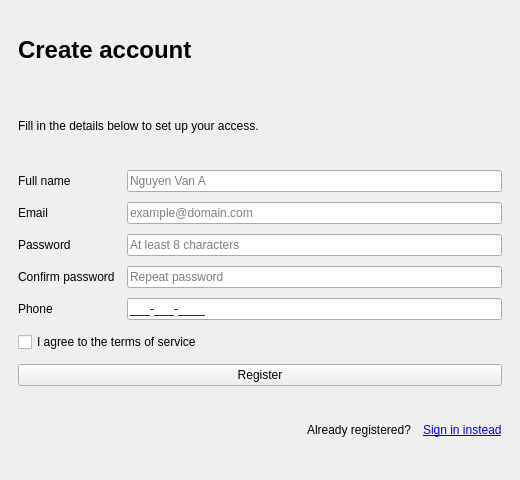
<?xml version="1.0" encoding="UTF-8"?>
<ui version="4.0">
 <class>RegisterPage</class>
 <widget class="QWidget" name="RegisterPage">
  <property name="geometry">
   <rect>
    <x>0</x>
    <y>0</y>
    <width>520</width>
    <height>480</height>
   </rect>
  </property>
  <property name="windowTitle">
   <string>Register</string>
  </property>
  <layout class="QVBoxLayout" name="verticalLayout">
   <property name="leftMargin">
    <number>18</number>
   </property>
   <property name="topMargin">
    <number>18</number>
   </property>
   <property name="rightMargin">
    <number>18</number>
   </property>
   <property name="bottomMargin">
    <number>18</number>
   </property>
   <property name="spacing">
    <number>12</number>
   </property>
   <item>
    <widget class="QLabel" name="registerTitle">
     <property name="font">
      <font>
       <pointsize>18</pointsize>
       <weight>75</weight>
       <bold>true</bold>
      </font>
     </property>
     <property name="text">
      <string>Create account</string>
     </property>
    </widget>
   </item>
   <item>
    <widget class="QLabel" name="registerSubtitle">
     <property name="text">
      <string>Fill in the details below to set up your access.</string>
     </property>
     <property name="wordWrap">
      <bool>true</bool>
     </property>
    </widget>
   </item>
   <item>
    <layout class="QFormLayout" name="formLayout">
     <property name="horizontalSpacing">
      <number>12</number>
     </property>
     <property name="verticalSpacing">
      <number>10</number>
     </property>
     <item row="0" column="0">
      <widget class="QLabel" name="fullNameLabel">
       <property name="text">
        <string>Full name</string>
       </property>
      </widget>
     </item>
     <item row="0" column="1">
      <widget class="QLineEdit" name="fullNameInput">
       <property name="placeholderText">
        <string>Nguyen Van A</string>
       </property>
      </widget>
     </item>
     <item row="1" column="0">
      <widget class="QLabel" name="emailLabel">
       <property name="text">
        <string>Email</string>
       </property>
      </widget>
     </item>
     <item row="1" column="1">
      <widget class="QLineEdit" name="emailInput">
       <property name="placeholderText">
        <string>example@domain.com</string>
       </property>
      </widget>
     </item>
     <item row="2" column="0">
      <widget class="QLabel" name="passwordLabel">
       <property name="text">
        <string>Password</string>
       </property>
      </widget>
     </item>
     <item row="2" column="1">
      <widget class="QLineEdit" name="passwordInput">
       <property name="echoMode">
        <enum>QLineEdit::Password</enum>
       </property>
       <property name="placeholderText">
        <string>At least 8 characters</string>
       </property>
      </widget>
     </item>
     <item row="3" column="0">
      <widget class="QLabel" name="confirmPasswordLabel">
       <property name="text">
        <string>Confirm password</string>
       </property>
      </widget>
     </item>
     <item row="3" column="1">
      <widget class="QLineEdit" name="confirmPasswordInput">
       <property name="echoMode">
        <enum>QLineEdit::Password</enum>
       </property>
       <property name="placeholderText">
        <string>Repeat password</string>
       </property>
      </widget>
     </item>
     <item row="4" column="0">
      <widget class="QLabel" name="phoneLabel">
       <property name="text">
        <string>Phone</string>
       </property>
      </widget>
     </item>
     <item row="4" column="1">
      <widget class="QLineEdit" name="phoneInput">
       <property name="inputMask">
        <string>000-000-0000;_</string>
       </property>
       <property name="placeholderText">
        <string>090-123-4567</string>
       </property>
      </widget>
     </item>
    </layout>
   </item>
   <item>
    <layout class="QHBoxLayout" name="horizontalLayout">
     <item>
      <widget class="QCheckBox" name="termsCheck">
       <property name="text">
        <string>I agree to the terms of service</string>
       </property>
      </widget>
     </item>
    </layout>
   </item>
   <item>
    <widget class="QPushButton" name="registerButton">
     <property name="minimumHeight">
      <number>36</number>
     </property>
     <property name="text">
      <string>Register</string>
     </property>
    </widget>
   </item>
   <item>
    <layout class="QHBoxLayout" name="horizontalLayout_2">
     <item>
      <spacer name="horizontalSpacer">
       <property name="orientation">
        <enum>Qt::Horizontal</enum>
       </property>
       <property name="sizeHint" stdset="0">
        <size>
         <width>40</width>
         <height>20</height>
        </size>
       </property>
      </spacer>
     </item>
     <item>
      <widget class="QLabel" name="toLoginLabel">
       <property name="text">
        <string>Already registered?</string>
       </property>
      </widget>
     </item>
     <item>
      <widget class="QLabel" name="toLoginLink">
       <property name="text">
        <string>&lt;a href=&quot;#&quot;&gt;Sign in instead&lt;/a&gt;</string>
       </property>
       <property name="textFormat">
        <enum>Qt::RichText</enum>
       </property>
      </widget>
     </item>
    </layout>
   </item>
  </layout>
 </widget>
 <resources/>
 <connections/>
</ui>
